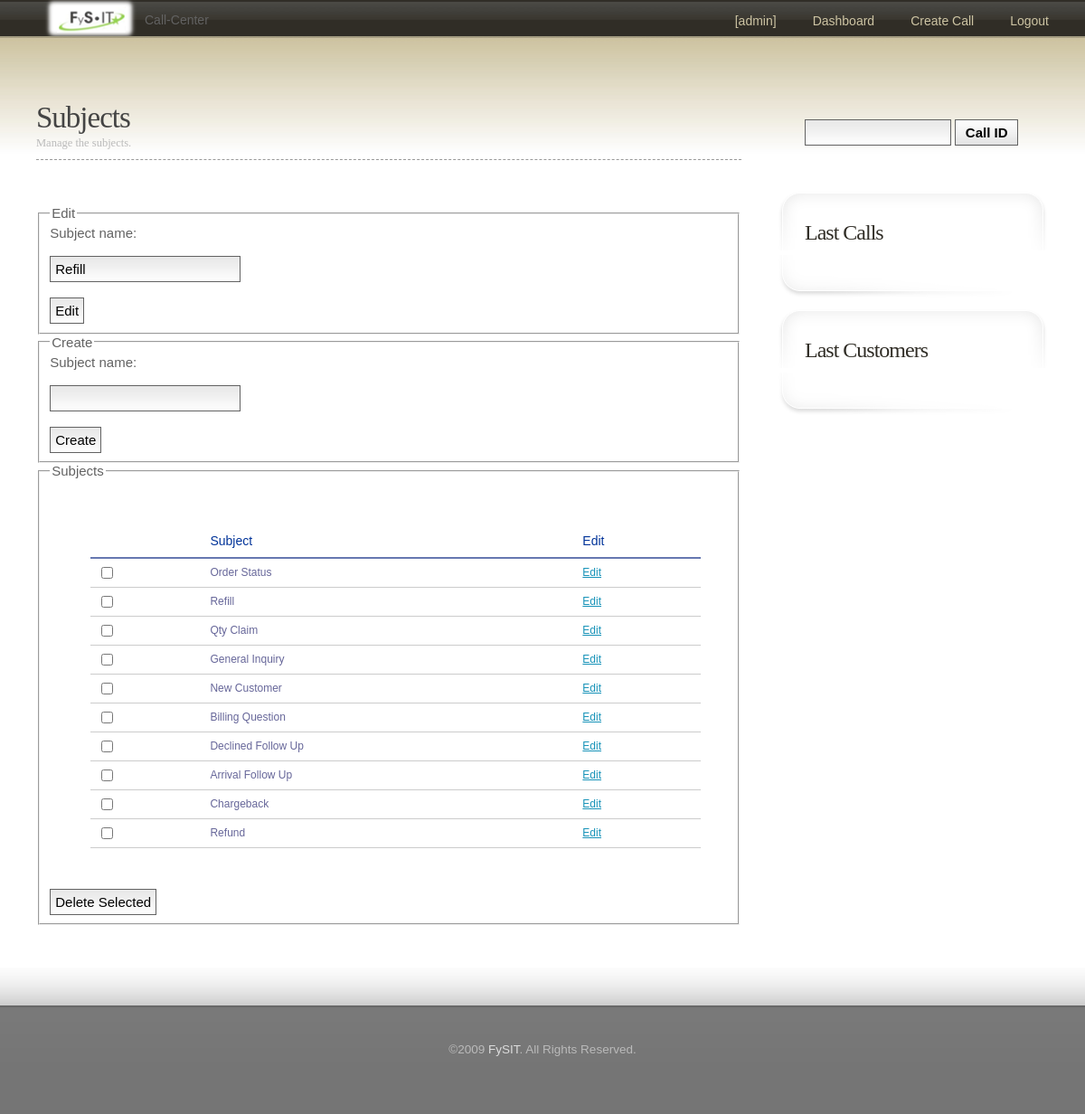
Page /subjects.php?edit=2 (signed in) on the committed database.
### tables this page shows
CREATE TABLE IF NOT EXISTS `subjects` (
  `id` int(10) NOT NULL AUTO_INCREMENT,
  `subject` varchar(255) NOT NULL,
  PRIMARY KEY (`id`)
);

### inc/classes/call.php (called while the page is built, shortened)
<?php
class call extends debug
{
	function lastCalls()
	{
		global $db;
		require_once('inc/classes/subject.php');
		$subject = new subject;
	}
}
?>

### inc/classes/db.php (called while the page is built, shortened)
<?php
class db extends debug
{
	public $db, $link, $num_queries, $ok, $num_rows;
	public $prefix;
	function addPrefix($table)
	{
		$final = $this->prefix.$table;
		return $final;
	}
	function __construct($server, $user, $password, $database)
	{
		$this->db['server'] = $server;
		$this->db['user'] =	$user;
		$this->db['password'] = $password;
		$this->link = @mysql_connect($this->db['server'], $this->db['user'], $this->db['password']);
	}
	function query($query, $debug = false, $no_errors = false)
	{
		if ($this->link) {
			@$result = mysql_query($query);
			if (($result) || ($no_errors)) {
				return $result;
			} else {
				$this->addToLog(mysql_error());
			}
		} else {
			$this->addToLog(mysql_error());
		}
	}
	function newRow($query)
	{
		if ($query)
			return mysql_fetch_assoc($query);
	}
	function _real_escape($string)
	{
		if ($this->link)
			return mysql_real_escape_string($string, $this->link);
		else
			return addslashes($string);
	}
	function escape($data)
	{
		if (is_array($data)) {
			foreach ((array)$data as $k => $v) {
				if (is_array($v))
					$data[$k] = $this->_escape($v);
				else
					$data[$k] = $this->_real_escape($v);
			}
		} else {
			$data = $this->_real_escape($data);
		}
		return $data;
	}
}
?>

### inc/config.php (called while the page is built, shortened)
<?php
$db = new db('server', 'user', 'password', 'table');
$db->setLogBuffer(false);
$db->prefix = '';
?>

### inc/tables.php (called while the page is built)
<?php
$db->table = array('users' => $db->addPrefix('users'),
					 'customers' => $db->addPrefix('customers'),
					 'calls' => $db->addPrefix('calls'),
					 'webs' => $db->addPrefix('webs'),
					 'subjects' => $db->addPrefix('subjects'),
					 'options' => $db->addPrefix('options')
			 );
?>

### inc/classes/subject.php (the view, shortened to what this page needs)
<?php
class subject extends debug
{
	function show()
	{
		global $db;
		$query = $db->query("SELECT * FROM {$db->table['subjects']}");
		while($row = $db->newRow($query)) {
			echo('
								<tr>
									<td><input type="checkbox" name="delete[]" value="'.$row['id'].'"/></td>
									<td>'.$row['subject'].'</td>
									<td><a href="?edit='.$row['id'].'">Edit</a></td>
								</tr>
			');
		}
	}
	function idToName($id)
	{
		global $db;
		$id = (int) $db->escape($id);
		$query = $db->query("SELECT * FROM {$db->table['subjects']} WHERE `id` = '$id'");
		while($row = $db->newRow($query)) {
			return $row['subject'];
		}
	}
}
?>

### subjects.php (shortened to what this page needs)
<?php
require_once('inc/top.php');
require_once('inc/classes/subject.php');
include_once('themes/'.THEME.'/header.php');
?>
			<div class="title">
				<h2>Subjects</h2>
				<p><small>Manage the subjects.</small></p>
			</div>
			<div class="entry">
				<?php if (isset($_GET['edit'])) { ?>
				<fieldset>
					<legend>Edit</legend>
					<form action="subjects.php" method="post">
						<label for="edit">Subject name:</label><br><br>
						<input type="text" id="edit" name="edit" value="<?php echo($subject->idToName($_GET['edit'])); ?>"/><br><br>
						<input type="submit" value="Edit"/>
					</form>
				</fieldset>
				<?php } ?>
				<fieldset>
					<legend>Create</legend>
					<form action="subjects.php" method="post">
						<label for="subject">Subject name:</label><br><br>
						<input type="text" id="subject" name="subject" /><br><br>
						<input type="submit" value="Create"/>
					</form>
				</fieldset>
				<fieldset>
					<legend>Subjects</legend>
					<form action="subjects.php" method="post">
					<table id="table-1" summary="tables">
						<thead>
							<tr>
								<th scope="col"></th>
								<th scope="col">Subject</th>
								<th scope="col">Edit</th>
							</tr>
						</thead>
						<tbody>
						<?php $subject->show(); ?>
						</tbody>
					</table>
					<input type="submit" value="Delete Selected"/>
					</form>
				</fieldset>
			</div>
<?php
include_once('themes/'.THEME.'/footer.php');
?>

### themes/default/css/default.css (style rules this page uses)
body { margin: 0; padding: 0; background: #FFFFFF url(images/img01.jpg) repeat-x; text-align: justify; font: 15px Arial, Helvetica, sans-serif; color: #626262; }
form { margin: 0; padding: 0; }
input, textarea { padding: 5px; background: #FEFEFE url(images/img13.gif) repeat-x; border: 1px solid #626262; font: normal 1em Arial, Helvetica, sans-serif; }
h1, h1 a, h2, h2 a, h3, h3 a { margin: 0; text-decoration: none; font-family: Tahoma, Georgia, "Times New Roman", Times, serif; font-weight: normal; color: #444444; }
h2 { letter-spacing: -1px; font-size: 2em; }
p, ol, ul { margin-bottom: 2em; line-height: 200%; }
a { color: #1692B8; }
.post .title { border-bottom: 1px #999999 dashed; font-family: Tahoma, Georgia, "Times New Roman", Times, serif; }
.post .title h2 { padding: 30px 30px 0 0px; font-weight: normal; font-size: 2.2em; }
.post .title p { margin: 0; padding: 0 0 10px 0px; line-height: normal; color: #BABABA; }
.post .entry { padding: 20px 0px 20px 0px; }
#table-1 { font-family: "Lucida Sans Unicode", "Lucida Grande", Sans-Serif; font-size: 12px; background: #fff; margin: 45px; width: 90%; border-collapse: collapse; text-align: left; }
#table-1 th { font-size: 14px; font-weight: normal; color: #039; padding: 10px 8px; border-bottom: 2px solid #6678b1; }
#table-1 td { border-bottom: 1px solid #ccc; color: #669; padding: 6px 8px; }

### rows in the picture
subjects: edit "Refill", subject "Refill"
subjects: subject "Order Status"
subjects: subject "Qty Claim"
subjects: subject "General Inquiry"
subjects: subject "New Customer"
subjects: subject "Billing Question"
subjects: subject "Declined Follow Up"
subjects: subject "Arrival Follow Up"
subjects: subject "Chargeback"
subjects: subject "Refund"

### other values in the picture
$_SESSION['users']['user'] "admin"
